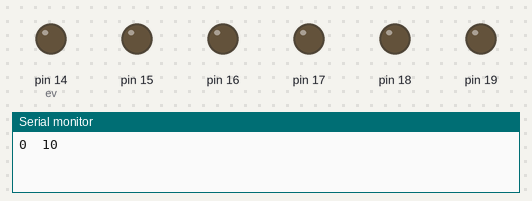
Recording of a sketch running on a simulated Arduino Uno, built with avr-gcc and run on an emulated ATmega328P. On the bench: output pins drawn as LEDs (lit = HIGH), the last lines printed to the serial monitor.

Above: at 0.2 s.
At 1.2 s:
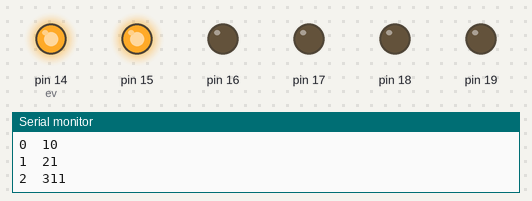
At 1.7 s:
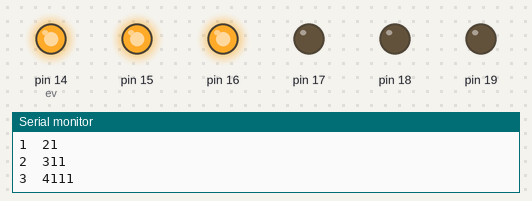
At 3.2 s:
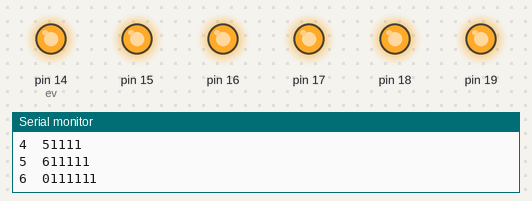
At 5.7 s:
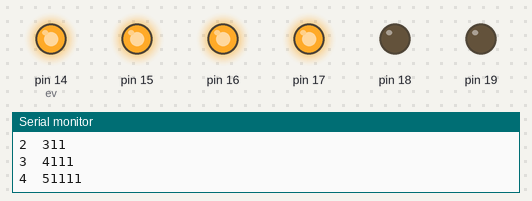
At 7.7 s:
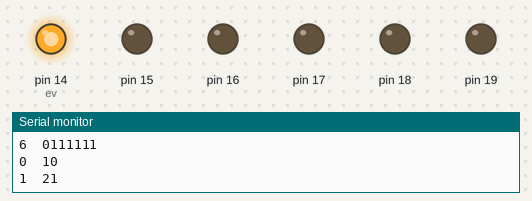
Timing chart, 0 to 8.1 s (numbered marks = the images above):
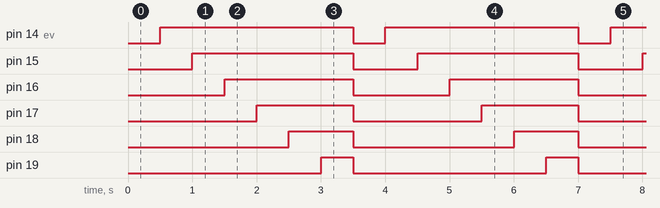

The sketch:

1-5x_level.ino
```cpp
int ev = 0;
void setup() {
  Serial.begin(9600);
  DDRC = 0xFF;
}
void loop() {
  Serial.print(ev);

  PORTC = (1 << (ev)) - 1;
  ev = ++ev % 7;

  Serial.print("\t");
  Serial.print(ev);
  Serial.println(PORTC, BIN);
  delay(500); // ignore for speed test
}
```

Measured:
- by itself, pin 14 (ev): alternates HIGH for 3.0 s and LOW for 0.50 s
- by itself, pin 15: alternates HIGH for 2.5 s and LOW for 1.0 s
- by itself, pin 16: alternates HIGH for 2.0 s and LOW for 1.5 s
- by itself, pin 17: alternates HIGH for 1.5 s and LOW for 2.0 s
- by itself, pin 18: alternates HIGH for 1.0 s and LOW for 2.5 s
- by itself, pin 19: alternates HIGH for 0.50 s and LOW for 3.0 s
